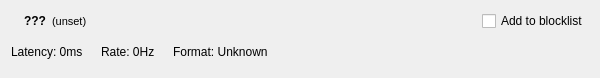
<?xml version="1.0" encoding="UTF-8"?>
<ui version="4.0">
 <class>AppItem</class>
 <widget class="QWidget" name="AppItem">
  <property name="geometry">
   <rect>
    <x>0</x>
    <y>0</y>
    <width>600</width>
    <height>78</height>
   </rect>
  </property>
  <property name="windowTitle">
   <string>Form</string>
  </property>
  <layout class="QVBoxLayout" name="verticalLayout">
   <item>
    <layout class="QHBoxLayout" name="horizontalLayout">
     <item>
      <widget class="QLabel" name="icon">
       <property name="minimumSize">
        <size>
         <width>0</width>
         <height>0</height>
        </size>
       </property>
       <property name="maximumSize">
        <size>
         <width>24</width>
         <height>24</height>
        </size>
       </property>
       <property name="text">
        <string/>
       </property>
       <property name="pixmap">
        <pixmap resource="../../subprojects/EELEditor/src/editorresources.qrc">:/icons/Procedure_16x.svg</pixmap>
       </property>
       <property name="scaledContents">
        <bool>false</bool>
       </property>
      </widget>
     </item>
     <item>
      <widget class="QLabel" name="name">
       <property name="font">
        <font>
         <weight>75</weight>
         <bold>true</bold>
        </font>
       </property>
       <property name="text">
        <string>???</string>
       </property>
      </widget>
     </item>
     <item>
      <widget class="QLabel" name="state">
       <property name="font">
        <font>
         <pointsize>8</pointsize>
        </font>
       </property>
       <property name="text">
        <string>(unset)</string>
       </property>
      </widget>
     </item>
     <item>
      <spacer name="horizontalSpacer">
       <property name="orientation">
        <enum>Qt::Horizontal</enum>
       </property>
       <property name="sizeHint" stdset="0">
        <size>
         <width>40</width>
         <height>20</height>
        </size>
       </property>
      </spacer>
     </item>
     <item>
      <widget class="QCheckBox" name="blocklist">
       <property name="text">
        <string>Add to blocklist</string>
       </property>
      </widget>
     </item>
    </layout>
   </item>
   <item>
    <layout class="QHBoxLayout" name="horizontalLayout_2">
     <property name="spacing">
      <number>18</number>
     </property>
     <item>
      <widget class="QLabel" name="latency">
       <property name="text">
        <string>Latency: 0ms</string>
       </property>
      </widget>
     </item>
     <item>
      <widget class="QLabel" name="rate">
       <property name="text">
        <string>Rate: 0Hz</string>
       </property>
      </widget>
     </item>
     <item>
      <widget class="QLabel" name="format">
       <property name="text">
        <string>Format: Unknown</string>
       </property>
      </widget>
     </item>
     <item>
      <spacer name="horizontalSpacer_2">
       <property name="orientation">
        <enum>Qt::Horizontal</enum>
       </property>
       <property name="sizeHint" stdset="0">
        <size>
         <width>40</width>
         <height>20</height>
        </size>
       </property>
      </spacer>
     </item>
    </layout>
   </item>
  </layout>
 </widget>
 <resources>
  <include location="../../subprojects/EELEditor/src/editorresources.qrc"/>
 </resources>
 <connections/>
</ui>
